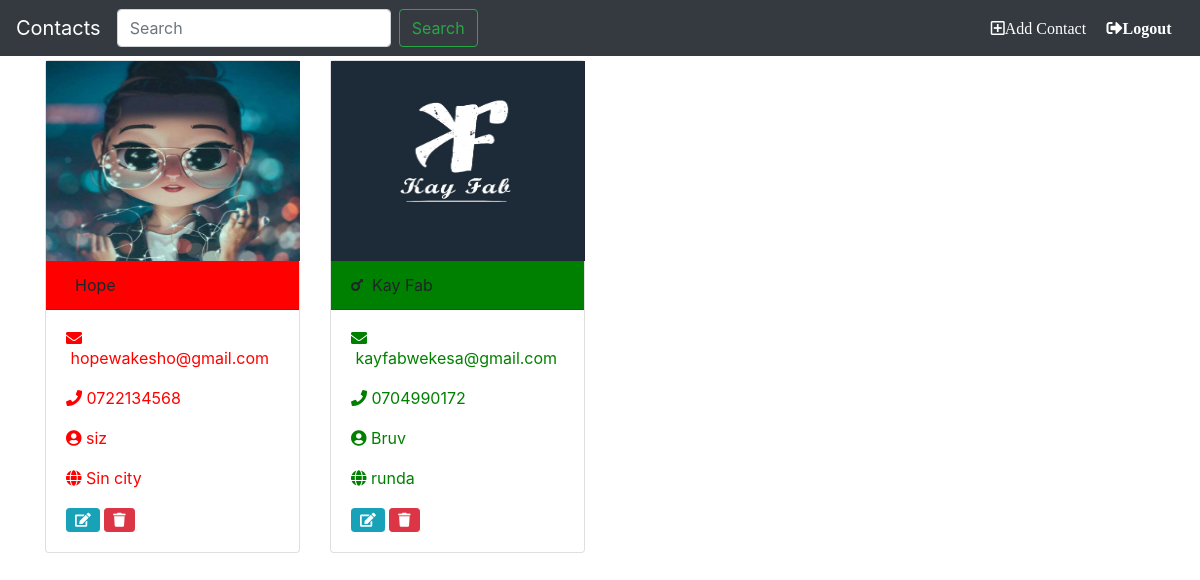
Screenshot of / (signed in) with the database file from the repository.
### phonebook/models.py (models this page shows, shortened)
class Contact(models.Model):
    user = models.ForeignKey(User,on_delete=models.CASCADE)
    name = models.CharField(max_length=45)
    email = models.EmailField()
    telephone = models.CharField(max_length=15)
    relation = models.CharField(max_length=45)
    residence = models.CharField(max_length=45)
    cover = models.FileField()
    is_male = models.BooleanField(default=True)
    created = models.DateTimeField(default=timezone.now)

### phonebook/views.py (the view)
# urls.py: path('', views.ContactListView.as_view(), name='contact-index'),
class ContactListView(LoginRequiredMixin, ListView):
    model = Contact
    context_object_name = 'contacts'
    def get_queryset(self):
        return Contact.objects.filter(user=self.request.user)

### phonebook/templates/phonebook/contact_list.html (shortened to what this page needs)
{% extends 'phonebook/base.html' %}
{% block content %}
<div class = "container">
    <div class="row">
        {%if contacts%}
            {%for contact in contacts%}
            <div class = "col-sm-3">
                <div class = "card my-1">
                    <img src="{{contact.cover.url}}" class="img img-responsive"  alt="" style="height: 200px; width: 254px">
                        <div class="card-header" style="background-color: {%if contact.is_male %}Green;{% else %}red{% endif %}">
                            <i class="fas {% if contact.is_male %} fa-mars {% else %}far-venus {% endif %}"></i>&nbsp;
                            {{contact.name}}
                        </div>
                    <div class="card-body" style="color:{%if contact.is_male%}green;{%else%}red{%endif%}">
                       <p><i class="fas fa-envelope"></i>&nbsp;{{contact.email}}</p>
                       <p><i class="fas fa-phone"></i>&nbsp;{{contact.telephone}}</p>
                       <p><i class="fas fa-user-circle"></i>&nbsp;{{contact.relation}}</p>
                       <p><i class="fas fa-globe"></i>&nbsp;{{contact.residence}}</p>
                       <a href="{%url 'phonebook:update-contact' contact.id %}" class="btn btn-info btn-sm"><i class="fas fa-edit"></i></a>
                       <a href="{%url 'phonebook:delete-contact' contact.id %}" class="btn btn-danger btn-sm"><i class="fas fa-trash"></i></a>
                    </div>
                </div>
                </div>
            {% endfor %}
        {% endif %}
    </div>
</div>
{% endblock %}

### phonebook/templates/phonebook/base.html (shortened to what this page needs)
<html lang="en">
<head>
<link rel="stylesheet" href="https://stackpath.bootstrapcdn.com/bootstrap/4.3.1/css/bootstrap.min.css">
<link rel="stylesheet" href="https://use.fontawesome.com/releases/v5.8.1/css/all.css">
</head>
<body>
<nav class="navbar navbar-expand-lg navbar-dark bg-dark">
  <div class="collapse navbar-collapse" id="navbarTogglerDemo01">
    <a class="navbar-brand" href="{%url 'phonebook:contact-index'%}">Contacts</a>
    <ul class="navbar-nav mr-auto mt-2 mt-lg-0">
      <li class="nav-item">
        <form class="form-inline my-2 my-lg-0">
          <input class="form-control mr-sm-2" type="search" placeholder="Search" aria-label="Search">
           <button class="btn btn-outline-success my-2 my-sm-0" type="submit">Search</button>
        </form>
      </li>
    </ul>
    <ul class="navbar-nav navbar-right">
      <li class="nav-item active">
        <a class="nav-link" href="{%url 'phonebook:add-contact'%}"><i class="far fa-plus-square">Add Contact</i>&nbsp;</a>
      </li>
      <li class="nav-item active">
        <a class="nav-link" href=" {%url 'phonebook:logout'%}"><i class="fas fa-sign-out-alt">Logout</i>&nbsp;</a>
      </li>
    </ul>
  </div>
</nav>
{% block content %}{% endblock %}
</body>
</html>

### rows the page displays
Contact: cover (picture), name "Hope", email "hopewakesho@gmail.com", telephone "0722134568", relation "siz", residence "Sin city"
Contact: cover (picture), is_male True (drawn), name "Kay Fab", email "kayfabwekesa@gmail.com", telephone "0704990172", relation "Bruv", residence "runda"
